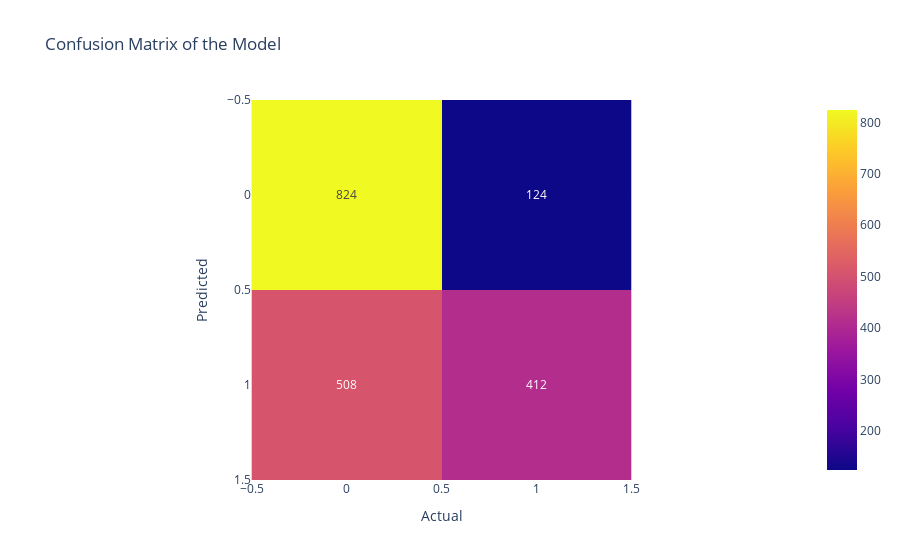

Source (notebook cell):
### Markdown cell above
## `3.Under Sampled Data :`

### Code cell
NB.fit(X_train_under_sample,y_train_under_sample)
y_pred_under_sample =NB.predict(X_test_under_sample)
print("Shape of the x Test :", X_test_under_sample.shape)
print(f"Training Accuracy : {round((NB.score(X_train_under_sample, y_train_under_sample))*100,2)}%")
print(f"Testing Accuracy : {round((NB.score(X_test_under_sample, y_test_under_sample))*100,2)}%")
cm = confusion_matrix(y_test_under_sample, y_pred_under_sample)
fig = px.imshow(cm,text_auto=True, title='Confusion Matrix of the Model')
fig.update_layout(xaxis_title='Actual', yaxis_title='Predicted')

### Figure 1 — Plotly figure (JSON) as saved in the notebook; plotly's stock layout.template omitted (floating-point values rounded to 4 significant figures)
{"data": [{"coloraxis": "coloraxis", "hovertemplate": "x: %{x}<br>y: %{y}<br>color: %{z}<extra></extra>", "name": "0", "texttemplate": "%{z}", "type": "heatmap", "xaxis": "x", "yaxis": "y", "z": [[824, 124], [508, 412]]}], "layout": {"coloraxis": {"colorscale": [[0, "#0d0887"], [0.1111, "#46039f"], [0.2222, "#7201a8"], [0.3333, "#9c179e"], [0.4444, "#bd3786"], [0.5556, "#d8576b"], [0.6667, "#ed7953"], [0.7778, "#fb9f3a"], [0.8889, "#fdca26"], [1, "#f0f921"]]}, "title": {"text": "Confusion Matrix of the Model"}, "xaxis": {"anchor": "y", "constrain": "domain", "domain": [0, 1], "scaleanchor": "y", "title": {"text": "Actual"}}, "yaxis": {"anchor": "x", "autorange": "reversed", "constrain": "domain", "domain": [0, 1], "title": {"text": "Predicted"}}}}
